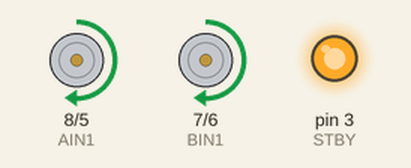
Simulated run of this sketch. Board: Arduino Uno, built with avr-gcc and run on an emulated ATmega328P. On the bench: direction and speed pins drawn as motors (green arrow = direction pin HIGH = forward, orange = LOW = backward, longer = more drive, stopped while the standby pin is LOW), output pins drawn as LEDs (lit = HIGH). Random numbers use the default seed unless the sketch sets one.

Above: at 0.1 s.
At 9.6 s:
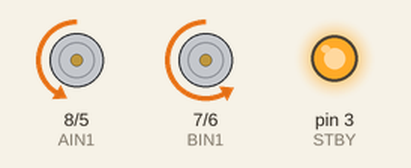
At 17.5 s:
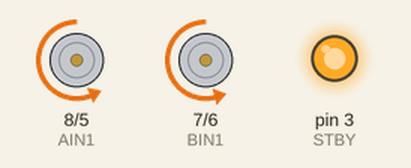
At 33.9 s:
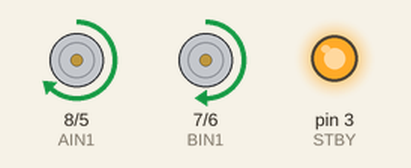
Timing chart, 0 to 40.0 s (numbered marks = the images above):
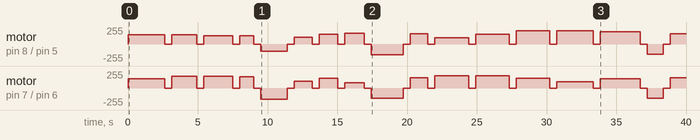

Measured:
- by itself, motor on pin 7 (BIN1) / pin 6 (PWMB): stopped → forward 139/255 at 0.00 s, → stopped 2.6 s later, → forward 176/255 0.50 s later, → stopped 1.8 s later, … (33 changes in this stretch)

The sketch:

works.ino
```cpp
// TB6612 Pin Definitions
#define PWMA 5     // Speed control for left motors
#define AIN1 8     // Direction control for left motors
#define PWMB 6     // Speed control for right motors
#define BIN1 7     // Direction control for right motors
#define STBY 3     // Standby pin (must be HIGH to operate)

// Speed settings
#define MAX_SPEED 200 // Maximum speed (0-255)

void setup() {
  // Initialize motor driver pins
  pinMode(PWMA, OUTPUT);
  pinMode(AIN1, OUTPUT);
  pinMode(PWMB, OUTPUT);
  pinMode(BIN1, OUTPUT);
  pinMode(STBY, OUTPUT);

  // Enable motor driver
  digitalWrite(STBY, HIGH);

  // Seed random number generator
  randomSeed(analogRead(A0));
}

void loop() {
  int action = random(0, 4);       // Random action: 0 = forward, 1 = backward, 2 = left, 3 = right
  int speed = random(100, MAX_SPEED); // Random speed (100 to MAX_SPEED)
  int duration = random(1000, 3000);  // Random duration (1-3 seconds)

  // Execute random movement
  switch (action) {
    case 0:
      moveForward(speed, duration);
      break;
    case 1:
      moveBackward(speed, duration);
      break;
    case 2:
      turnLeft(speed, duration);
      break;
    case 3:
      turnRight(speed, duration);
      break;
  }

  stopMotors(); // Stop after each movement
  delay(500);   // Pause between movements
}

// Function to move forward
void moveForward(int speed, int duration) {
  analogWrite(PWMA, speed);
  digitalWrite(AIN1, HIGH);
  analogWrite(PWMB, speed);
  digitalWrite(BIN1, HIGH);
  delay(duration);
}

// Function to move backward
void moveBackward(int speed, int duration) {
  analogWrite(PWMA, speed);
  digitalWrite(AIN1, LOW);
  analogWrite(PWMB, speed);
  digitalWrite(BIN1, LOW);
  delay(duration);
}

// Function to turn left
void turnLeft(int speed, int duration) {
  analogWrite(PWMA, speed / 2); // Reduce left motor speed
  digitalWrite(AIN1, HIGH);
  analogWrite(PWMB, speed);
  digitalWrite(BIN1, HIGH);
  delay(duration);
}

// Function to turn right
void turnRight(int speed, int duration) {
  analogWrite(PWMA, speed);
  digitalWrite(AIN1, HIGH);
  analogWrite(PWMB, speed / 2); // Reduce right motor speed
  digitalWrite(BIN1, HIGH);
  delay(duration);
}

// Function to stop all motors
void stopMotors() {
  analogWrite(PWMA, 0);
  analogWrite(PWMB, 0);
}
```
